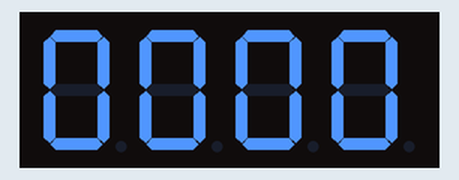
This sketch was run on a simulated Arduino Uno, built with avr-gcc and run on an emulated ATmega328P. On the bench: 4-digit seven-segment display. Wiring (inferred from the names in the program): 4-digit 7-segment display, segments lit when HIGH: segments pin 12, pin 8, pin 4, pin 6, pin 7, pin 11, pin 3, pin 5; digit selects pin 13, pin 10, pin 9, pin 2. The segment pins are drawn as the display they are named for.

Above: at 0.1 s.
At 5.1 s:
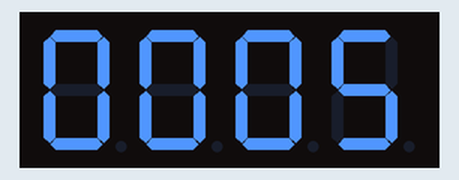
At 10.1 s:
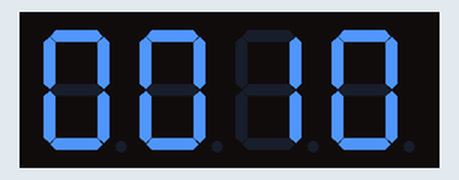
At 19.1 s:
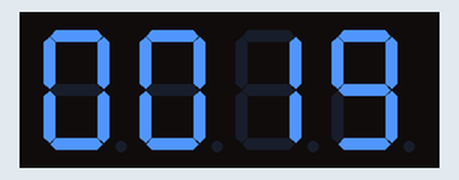
At 29.1 s:
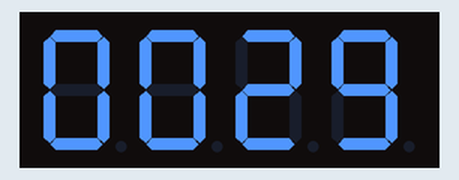
At 38.1 s:
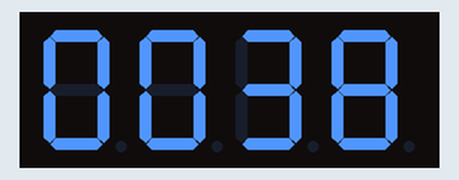

Measured:
- what the display in image 0 shows lasts 1.1 s, from 0.0 s to 1.1 s

The sketch:

7segment4digit_clock.ino
```cpp
int pinA=12;
int pinB=8;
int pinC=4;
int pinD=6;
int pinE=7;
int pinF=11;
int pinG=3;
int pinDP=5;
int switch1=2;
int switch10=9;
int switch100=10;
int switch1000=13;
void displayNum(int num, int digit, int state){
  switch (num){
    case 0:
    digitalWrite(pinA,state);
    digitalWrite(pinB,state);
    digitalWrite(pinC,state);
    digitalWrite(pinD,state);
    digitalWrite(pinE,state);
    digitalWrite(pinF,state);
    digitalWrite(pinG,0);
    if(digit==1){
      digitalWrite(switch1,0);
      digitalWrite(switch10,1);
      digitalWrite(switch100,1);
      digitalWrite(switch1000,1);
    }
    if(digit==10){
      digitalWrite(switch1,1);
      digitalWrite(switch10,0);
      digitalWrite(switch100,1);
      digitalWrite(switch1000,1);
    }
    if(digit==100){
      digitalWrite(switch1,1);
      digitalWrite(switch10,1);
      digitalWrite(switch100,0);
      digitalWrite(switch1000,1);
    }
    if(digit==1000){
      digitalWrite(switch1,1);
      digitalWrite(switch10,1);
      digitalWrite(switch100,1);
      digitalWrite(switch1000,0);
    }
    break;
    case 1:
    digitalWrite(pinA,0);
    digitalWrite(pinB,state);
    digitalWrite(pinC,state);
    digitalWrite(pinD,0);
    digitalWrite(pinE,0);
    digitalWrite(pinF,0);
    digitalWrite(pinG,0);
    if(digit==1){
      digitalWrite(switch1,0);
      digitalWrite(switch10,1);
      digitalWrite(switch100,1);
      digitalWrite(switch1000,1);
    }
    if(digit==10){
      digitalWrite(switch1,1);
      digitalWrite(switch10,0);
      digitalWrite(switch100,1);
      digitalWrite(switch1000,1);
    }
    if(digit==100){
      digitalWrite(switch1,1);
      digitalWrite(switch10,1);
      digitalWrite(switch100,0);
      digitalWrite(switch1000,1);
    }
    if(digit==1000){
      digitalWrite(switch1,1);
      digitalWrite(switch10,1);
      digitalWrite(switch100,1);
      digitalWrite(switch1000,0);
    }
    break;
    case 2:
    digitalWrite(pinA,state);
    digitalWrite(pinB,state);
    digitalWrite(pinC,0);
    digitalWrite(pinD,state);
    digitalWrite(pinE,state);
    digitalWrite(pinF,0);
    digitalWrite(pinG,state);
    if(digit==1){
      digitalWrite(switch1,0);
      digitalWrite(switch10,1);
      digitalWrite(switch100,1);
      digitalWrite(switch1000,1);
    }
    if(digit==10){
      digitalWrite(switch1,1);
      digitalWrite(switch10,0);
      digitalWrite(switch100,1);
      digitalWrite(switch1000,1);
    }
    if(digit==100){
      digitalWrite(switch1,1);
      digitalWrite(switch10,1);
      digitalWrite(switch100,0);
      digitalWrite(switch1000,1);
    }
    if(digit==1000){
      digitalWrite(switch1,1);
      digitalWrite(switch10,1);
      digitalWrite(switch100,1);
      digitalWrite(switch1000,0);
    }
    break;
    case 3:
    digitalWrite(pinA,state);
    digitalWrite(pinB,state);
    digitalWrite(pinC,state);
    digitalWrite(pinD,state);
    digitalWrite(pinE,0);
    digitalWrite(pinF,0);
    digitalWrite(pinG,state);
    if(digit==1){
      digitalWrite(switch1,0);
      digitalWrite(switch10,1);
      digitalWrite(switch100,1);
      digitalWrite(switch1000,1);
    }
    if(digit==10){
      digitalWrite(switch1,1);
      digitalWrite(switch10,0);
      digitalWrite(switch100,1);
      digitalWrite(switch1000,1);
    }
    if(digit==100){
      digitalWrite(switch1,1);
      digitalWrite(switch10,1);
      digitalWrite(switch100,0);
      digitalWrite(switch1000,1);
    }
    if(digit==1000){
      digitalWrite(switch1,1);
      digitalWrite(switch10,1);
      digitalWrite(switch100,1);
      digitalWrite(switch1000,0);
    }
    break;
    case 4:
    digitalWrite(pinA,0);
    digitalWrite(pinB,state);
    digitalWrite(pinC,state);
    digitalWrite(pinD,0);
    digitalWrite(pinE,0);
    digitalWrite(pinF,state);
    digitalWrite(pinG,state);
    if(digit==1){
      digitalWrite(switch1,0);
      digitalWrite(switch10,1);
      digitalWrite(switch100,1);
      digitalWrite(switch1000,1);
    }
    if(digit==10){
      digitalWrite(switch1,1);
      digitalWrite(switch10,0);
      digitalWrite(switch100,1);
      digitalWrite(switch1000,1);
    }
    if(digit==100){
      digitalWrite(switch1,1);
      digitalWrite(switch10,1);
      digitalWrite(switch100,0);
      digitalWrite(switch1000,1);
    }
    if(digit==1000){
      digitalWrite(switch1,1);
      digitalWrite(switch10,1);
      digitalWrite(switch100,1);
      digitalWrite(switch1000,0);
    }
    break;
    case 5:
    digitalWrite(pinA,state);
    digitalWrite(pinB,0);
    digitalWrite(pinC,state);
    digitalWrite(pinD,state);
    digitalWrite(pinE,0);
    digitalWrite(pinF,state);
    digitalWrite(pinG,state);
    if(digit==1){
      digitalWrite(switch1,0);
      digitalWrite(switch10,1);
      digitalWrite(switch100,1);
      digitalWrite(switch1000,1);
    }
    if(digit==10){
      digitalWrite(switch1,1);
      digitalWrite(switch10,0);
      digitalWrite(switch100,1);
      digitalWrite(switch1000,1);
    }
    if(digit==100){
      digitalWrite(switch1,1);
      digitalWrite(switch10,1);
      digitalWrite(switch100,0);
      digitalWrite(switch1000,1);
    }
    if(digit==1000){
      digitalWrite(switch1,1);
      digitalWrite(switch10,1);
      digitalWrite(switch100,1);
      digitalWrite(switch1000,0);
    }
    break;
    case 6:
    digitalWrite(pinA,state);
    digitalWrite(pinB,0);
    digitalWrite(pinC,state);
    digitalWrite(pinD,state);
    digitalWrite(pinE,state);
    digitalWrite(pinF,state);
    digitalWrite(pinG,state);
    if(digit==1){
      digitalWrite(switch1,0);
      digitalWrite(switch10,1);
      digitalWrite(switch100,1);
      digitalWrite(switch1000,1);
    }
    if(digit==10){
      digitalWrite(switch1,1);
      digitalWrite(switch10,0);
      digitalWrite(switch100,1);
      digitalWrite(switch1000,1);
    }
    if(digit==100){
      digitalWrite(switch1,1);
      digitalWrite(switch10,1);
      digitalWrite(switch100,0);
      digitalWrite(switch1000,1);
    }
    if(digit==1000){
      digitalWrite(switch1,1);
      digitalWrite(switch10,1);
      digitalWrite(switch100,1);
      digitalWrite(switch1000,0);
    }
    break;
    case 7:
    digitalWrite(pinA,state);
    digitalWrite(pinB,state);
    digitalWrite(pinC,state);
    digitalWrite(pinD,0);
    digitalWrite(pinE,0);
    digitalWrite(pinF,0);
    digitalWrite(pinG,0);
    if(digit==1){
      digitalWrite(switch1,0);
      digitalWrite(switch10,1);
      digitalWrite(switch100,1);
      digitalWrite(switch1000,1);
    }
    if(digit==10){
      digitalWrite(switch1,1);
      digitalWrite(switch10,0);
      digitalWrite(switch100,1);
      digitalWrite(switch1000,1);
    }
    if(digit==100){
      digitalWrite(switch1,1);
      digitalWrite(switch10,1);
      digitalWrite(switch100,0);
      digitalWrite(switch1000,1);
    }
    if(digit==1000){
      digitalWrite(switch1,1);
      digitalWrite(switch10,1);
      digitalWrite(switch100,1);
      digitalWrite(switch1000,0);
    }
    break;
    case 8:
    digitalWrite(pinA,state);
    digitalWrite(pinB,state);
    digitalWrite(pinC,state);
    digitalWrite(pinD,state);
    digitalWrite(pinE,state);
    digitalWrite(pinF,state);
    digitalWrite(pinG,state);
    if(digit==1){
      digitalWrite(switch1,0);
      digitalWrite(switch10,1);
      digitalWrite(switch100,1);
      digitalWrite(switch1000,1);
    }
    if(digit==10){
      digitalWrite(switch1,1);
      digitalWrite(switch10,0);
      digitalWrite(switch100,1);
      digitalWrite(switch1000,1);
    }
    if(digit==100){
      digitalWrite(switch1,1);
      digitalWrite(switch10,1);
      digitalWrite(switch100,0);
      digitalWrite(switch1000,1);
    }
    if(digit==1000){
      digitalWrite(switch1,1);
      digitalWrite(switch10,1);
      digitalWrite(switch100,1);
      digitalWrite(switch1000,0);
    }
    break;
    case 9:
    digitalWrite(pinA,state);
    digitalWrite(pinB,state);
    digitalWrite(pinC,state);
    digitalWrite(pinD,state);
    digitalWrite(pinE,0);
    digitalWrite(pinF,state);
    digitalWrite(pinG,state);
    if(digit==1){
      digitalWrite(switch1,0);
      digitalWrite(switch10,1);
      digitalWrite(switch100,1);
      digitalWrite(switch1000,1);
    }
    if(digit==10){
      digitalWrite(switch1,1);
      digitalWrite(switch10,0);
      digitalWrite(switch100,1);
      digitalWrite(switch1000,1);
    }
    if(digit==100){
      digitalWrite(switch1,1);
      digitalWrite(switch10,1);
      digitalWrite(switch100,0);
      digitalWrite(switch1000,1);
    }
    if(digit==1000){
      digitalWrite(switch1,1);
      digitalWrite(switch10,1);
      digitalWrite(switch100,1);
      digitalWrite(switch1000,0);
    }
    break;
  }
}
void displayDP(int digit, int state){
  switch(digit){
    case 1:
    digitalWrite(pinDP,1);
    digitalWrite(switch1,0);
    digitalWrite(switch10,1);
    digitalWrite(switch100,1);
    digitalWrite(switch1000,1);
    break;
    case 10:
    digitalWrite(pinDP,1);
    digitalWrite(switch1,1);
    digitalWrite(switch10,0);
    digitalWrite(switch100,1);
    digitalWrite(switch1000,1);
    break;
    case 100:
    digitalWrite(pinDP,1);
    digitalWrite(switch1,1);
    digitalWrite(switch10,1);
    digitalWrite(switch100,0);
    digitalWrite(switch1000,1);
    break;
    case 1000:
    digitalWrite(pinDP,1);
    digitalWrite(switch1,1);
    digitalWrite(switch10,1);
    digitalWrite(switch100,1);
    digitalWrite(switch1000,0);
    break;
  }
}
int a=0;
int b=0;
int c=0;
int d=0;
int e=0;
unsigned long restriction=1;
int numDisplay[4]={0,0,0,0};
int digitDisplay[4]={1,10,100,1000};
void setup() {
  // put your setup code here, to run once:
  Serial.begin(9600);
  pinMode(pinA,OUTPUT);
  pinMode(pinB,OUTPUT);
  pinMode(pinC,OUTPUT);
  pinMode(pinD,OUTPUT);
  pinMode(pinE,OUTPUT);
  pinMode(pinF,OUTPUT);
  pinMode(pinG,OUTPUT);
  pinMode(pinDP,OUTPUT);
  pinMode(switch1,OUTPUT);
  pinMode(switch10,OUTPUT);
  pinMode(switch100,OUTPUT);
  pinMode(switch1000,OUTPUT);
}
void loop(){
  for(int a=0; a<4; a++){
    displayNum(numDisplay[a],digitDisplay[a],1);
    delay(5);
    if(millis()/1000>=restriction){
      restriction=restriction+1;
      b++;
      numDisplay[0]=b;
      if(b>=10){
        b=0;
        c++;
        numDisplay[0]=b;
        numDisplay[1]=c;
        if(c>=6){
          c=0;
          d++;
          numDisplay[1]=c;
          numDisplay[2]=d;
          if(d>=10){
            d=0;
            e++;
            numDisplay[2]=d;
            numDisplay[3]=e;
            if(e>=6){
              e=0;
              numDisplay[3]=e;
            }
          }
        }
      }
    }
  }

}
```
